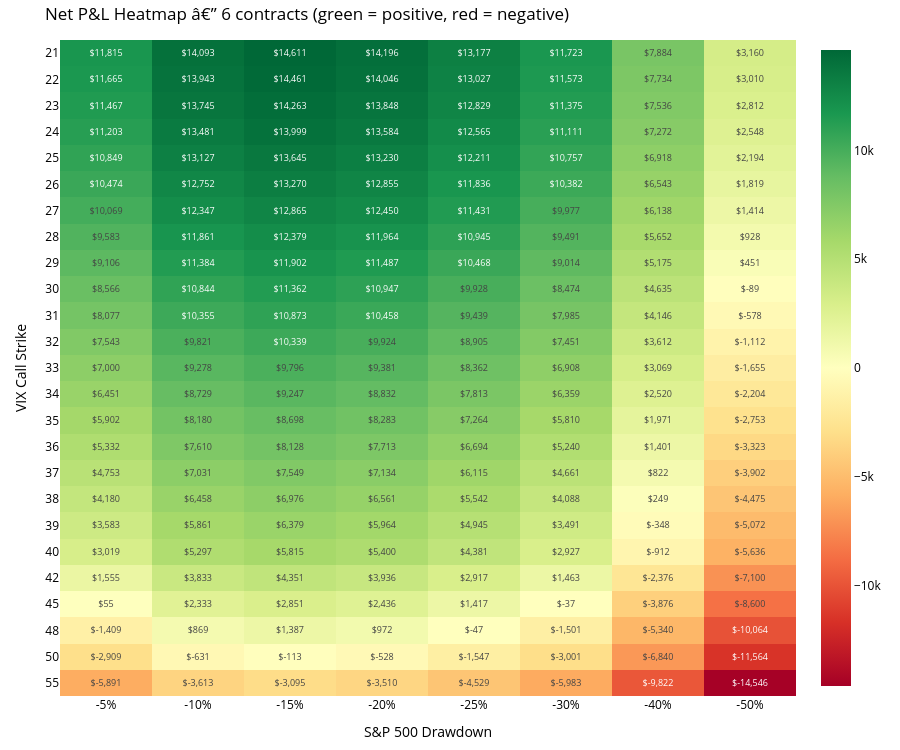

The cell this chart's notebook holds for it:
### Code cell
# --- 6c. Payoff matrix heatmap ---

# Select subset of strikes for heatmap
heatmap_strikes = [k for k in available_strikes if current_vix - 5 <= k <= current_vix + 30]
if len(heatmap_strikes) > 20:
    step = max(1, len(heatmap_strikes) // 20)
    heatmap_strikes = heatmap_strikes[::step]

if heatmap_strikes:
    premiums_map = {k: strike_premium_map.get(k, default_premium) for k in heatmap_strikes}
    n_contracts = w_num.value if hasattr(w_num, "value") else 5

    matrix = engine.payoff_matrix(heatmap_strikes, premiums_map, n_contracts)

    fig_hm = go.Figure(go.Heatmap(
        z=matrix.values,
        x=matrix.columns,
        y=[f"{k:.0f}" for k in matrix.index],
        colorscale="RdYlGn",
        zmid=0,
        text=[[f"${v:,.0f}" for v in row] for row in matrix.values],
        texttemplate="%{text}",
        textfont={"size": 9},
    ))
    fig_hm.update_layout(
        **PLOTLY_LAYOUT,
        title=f"Net P&L Heatmap â€” {n_contracts} contracts (green = positive, red = negative)",
        xaxis=dict(title="S&P 500 Drawdown"),
        yaxis=dict(title="VIX Call Strike", autorange="reversed"),
        margin=dict(l=60, r=20, t=40, b=40),
        height=max(300, len(heatmap_strikes) * 30),
    )
    fig_hm.show()
else:
    print("No strike data available for heatmap.")

### Figure 1 — Plotly figure (JSON) as saved in the notebook; plotly's stock layout.template omitted (floating-point values rounded to 4 significant figures; data arrays with more than 128 entries replaced by an {"elided": "..."} marker saying what was removed)
{"data": [{"colorscale": [[0, "rgb(165,0,38)"], [0.1, "rgb(215,48,39)"], [0.2, "rgb(244,109,67)"], [0.3, "rgb(253,174,97)"], [0.4, "rgb(254,224,139)"], [0.5, "rgb(255,255,191)"], [0.6, "rgb(217,239,139)"], [0.7, "rgb(166,217,106)"], [0.8, "rgb(102,189,99)"], [0.9, "rgb(26,152,80)"], [1, "rgb(0,104,55)"]], "text": {"elided": "25x8 str values"}, "textfont": {"size": 9}, "texttemplate": "%{text}", "type": "heatmap", "x": ["-5%", "-10%", "-15%", "-20%", "-25%", "-30%", "-40%", "-50%"], "y": ["21", "22", "23", "24", "25", "26", "27", "28", "29", "30", "31", "32", "33", "34", "35", "36", "37", "38", "39", "40", "42", "45", "48", "50", "55"], "z": {"elided": "25x8 float values"}, "zmid": 0}], "layout": {"font": {"color": "black"}, "height": 750, "margin": {"b": 40, "l": 60, "r": 20, "t": 40}, "paper_bgcolor": "rgba(0,0,0,0)", "plot_bgcolor": "rgba(0,0,0,0)", "title": {"text": "Net P&L Heatmap â€” 6 contracts (green = positive, red = negative)"}, "xaxis": {"title": {"text": "S&P 500 Drawdown"}}, "yaxis": {"autorange": "reversed", "title": {"text": "VIX Call Strike"}}}}
